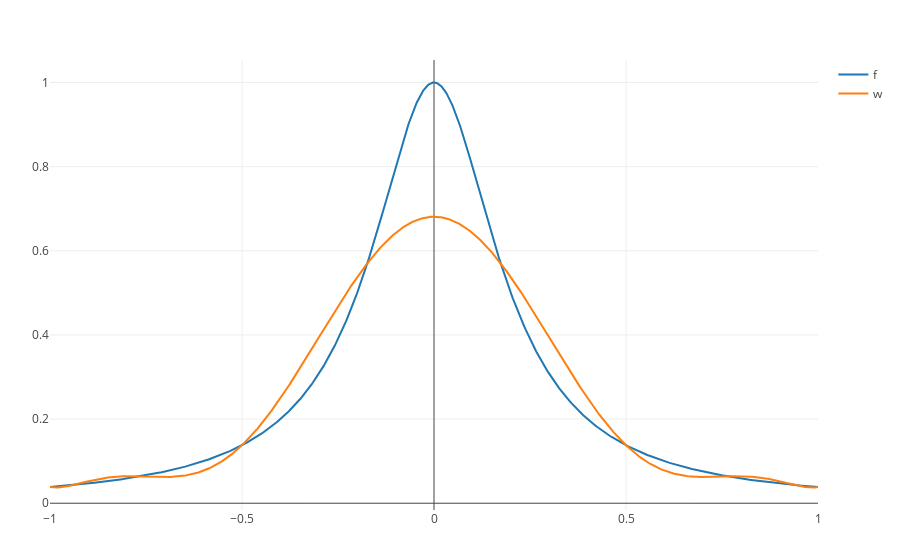

Notebook source saved alongside this figure:
### Code cell
y2 = map(w, xs)
data2 = scatter( ; x = xs, y = y2, mode = "lines", name = "w")
plot([data1, data2])

### Figure 1 — Plotly figure (JSON) as saved in the notebook; plotly's stock layout.template omitted (floating-point values rounded to 4 significant figures; data arrays with more than 128 entries replaced by an {"elided": "..."} marker saying what was removed)
{"data": [{"y": {"elided": "1000 float values"}, "name": "f", "type": "scatter", "x": {"elided": "1000 float values"}, "mode": "lines"}, {"y": {"elided": "1000 float values"}, "name": "w", "type": "scatter", "x": {"elided": "1000 float values"}, "mode": "lines"}], "layout": {"margin": {"r": 50, "l": 50, "b": 50, "t": 60}}}
